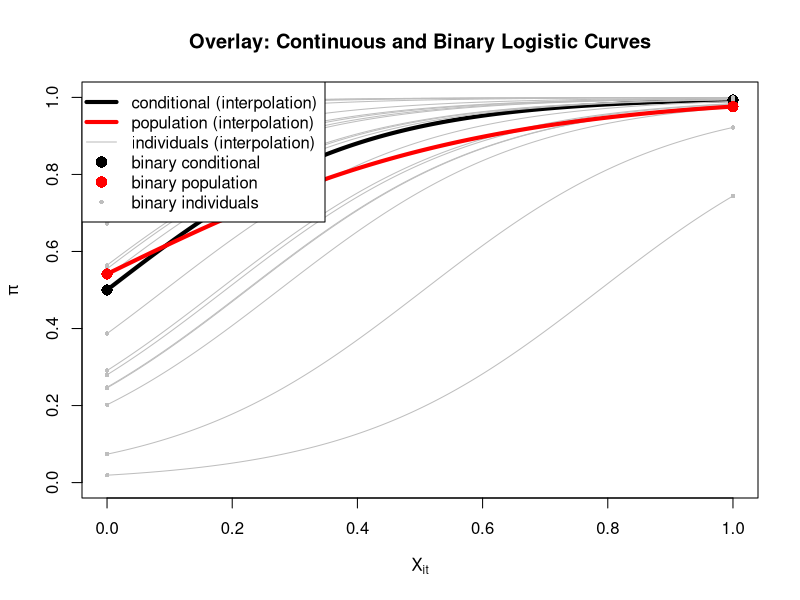
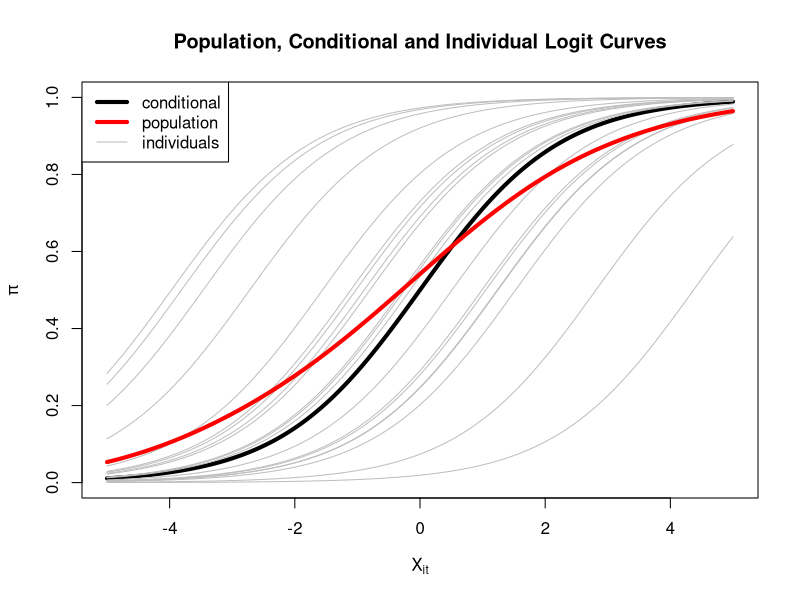

These figures' R source, in order:
## ---- chunk 1
#| label: fig-marginal-vs-conditional
#| fig.width: 10
#| fig.height: 8

set.seed(123) # For reproducibility

# Parameters
alpha_0 <- 0 # for simplicity
alpha_1 <- 0.9
sigma_b0 <- sqrt(4)

n_individuals <- 20 # Number of individuals to plot
X_grid <- seq(-5, 5, length.out = 10000) # Values for X_it

# Generate random intercepts for individuals
b0 <- rnorm(n_individuals, mean = 0, sd = sigma_b0)

# Conditional-level logit and probability: the mean individual (b0 = 0)
logit_conditional <- alpha_0 + alpha_1 * X_grid + 0
pi_conditional <- 1 / (1 + exp(-logit_conditional))

# Individual-specific logits and probabilities
logit_individuals <- sapply(b0, function(b) alpha_0 + alpha_1 * X_grid + b)
pi_individuals <- 1 / (1 + exp(-logit_individuals))

# Population-level logit and probability: average probabilities across individuals
pi_population <- rowMeans(pi_individuals)

# save the upcoming plot
png("figure/fig-marginal-vs-conditional.png", width = 1200, height = 1000, res = 150)

# Plot the conditional-level curve
plot(X_grid, pi_conditional, type = "l", lwd = 4, col = "black",
     ylim = c(0, 1), xlim = c(-5, 5), xlab = expression(X[it]), ylab = expression(pi),
     main = "Population, Conditional and Individual Logit Curves")

# Add individual curves (grey lines)
for (i in 1:n_individuals) {
  lines(X_grid, pi_individuals[, i], col = "grey", lwd = 1)
}

# add the population-level curve (red line)
lines(X_grid, pi_population, col = "red", lwd = 4)

# Add a legend
legend("topleft", legend = c("conditional", "population", "individuals"),
       col = c("black", "red",  "grey"), lty = c(1, 1, 1), lwd = c(4, 4, 1))

dev.off()
## ---- chunk 2
#| label: fig-overlay-logistic
#| fig.width: 10
#| fig.height: 8

set.seed(123) # For reproducibility

# Parameters
alpha_0 <- 0
alpha_1 <- 5
sigma_b0 <- sqrt(4)

n_individuals <- 20 # Number of individuals to plot

# Continuous logistic predictor
X_grid_cont <- seq(0, 1, length.out = 10000)

# Binary predictor
X_grid_bin <- c(0, 1)

# Generate random intercepts for individuals
b0 <- rnorm(n_individuals, mean = 0, sd = sigma_b0)

# Continuous predictor: Compute conditional and individual probabilities
logit_conditional <- alpha_0 + alpha_1 * X_grid_cont
pi_conditional <- 1 / (1 + exp(-logit_conditional))

logit_individuals_cont <- sapply(b0, function(b) alpha_0 + alpha_1 * X_grid_cont + b)
pi_individuals_cont <- 1 / (1 + exp(-logit_individuals_cont))

pi_population_cont <- rowMeans(pi_individuals_cont)

# Binary predictor: Compute probabilities
logit_individuals_bin <- sapply(b0, function(b) outer(alpha_0 + alpha_1 * X_grid_bin, b, "+"))
pi_individuals_bin <- 1 / (1 + exp(-logit_individuals_bin))

pi_population_bin <- rowMeans(pi_individuals_bin)

# Plot the continuous logistic curve
plot(X_grid_cont, pi_conditional, type = "l", lwd = 4, col = "black",
     ylim = c(0, 1), xlim = c(0, 1), xlab = expression(X[it]), ylab = expression(pi),
     main = "Overlay: Continuous and Binary Logistic Curves")

# Add individual curves (grey lines) for continuous logistic function
for (i in 1:n_individuals) {
  lines(X_grid_cont, pi_individuals_cont[, i], col = "grey", lwd = 1)
}

# Add population-level curve (red line) for continuous logistic function
lines(X_grid_cont, pi_population_cont, col = "red", lwd = 4)

# Overlay binary predictor points (black and red)
points(X_grid_bin, 1 / (1 + exp(-(alpha_0 + alpha_1 * X_grid_bin))), col = "black", pch = 16, cex = 1.5)
for (i in 1:n_individuals) {
  points(X_grid_bin, pi_individuals_bin[, i], col = "grey", pch = 16, cex = 0.6)
}
points(X_grid_bin, pi_population_bin, col = "red", pch = 16, cex = 1.5)

# Add a legend
legend("topleft", legend = c("conditional (interpolation)", "population (interpolation)", "individuals (interpolation)", 
                             "binary conditional", "binary population", "binary individuals"),
       col = c("black", "red", "grey", "black", "red", "grey"), 
       lty = c(1, 1, 1, NA, NA, NA), 
       pch = c(NA, NA, NA, 16, 16, 16), 
       lwd = c(4, 4, 1, NA, NA, NA), pt.cex = c(NA, NA, NA, 1.5, 1.5, 0.6))

## ---- chunk 3
